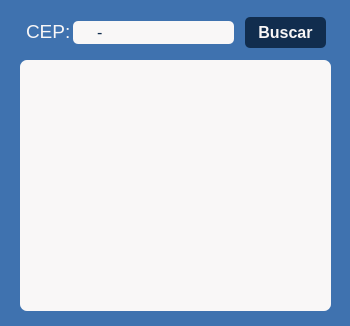
<?xml version="1.0" encoding="UTF-8"?>
<ui version="4.0">
 <class>MainWindow</class>
 <widget class="QMainWindow" name="MainWindow">
  <property name="geometry">
   <rect>
    <x>0</x>
    <y>0</y>
    <width>350</width>
    <height>326</height>
   </rect>
  </property>
  <property name="minimumSize">
   <size>
    <width>350</width>
    <height>326</height>
   </size>
  </property>
  <property name="maximumSize">
   <size>
    <width>350</width>
    <height>326</height>
   </size>
  </property>
  <property name="windowTitle">
   <string>Busca de CEP</string>
  </property>
  <property name="styleSheet">
   <string notr="true">background-color: #3F72AF;</string>
  </property>
  <widget class="QWidget" name="centralwidget">
   <widget class="QLabel" name="lbl_cep">
    <property name="geometry">
     <rect>
      <x>26</x>
      <y>16</y>
      <width>51</width>
      <height>31</height>
     </rect>
    </property>
    <property name="font">
     <font>
      <family>Arial</family>
      <pointsize>14</pointsize>
      <weight>50</weight>
      <bold>false</bold>
     </font>
    </property>
    <property name="styleSheet">
     <string notr="true">color: #F9F7F7;</string>
    </property>
    <property name="text">
     <string>CEP:</string>
    </property>
   </widget>
   <widget class="QLineEdit" name="input_cep">
    <property name="geometry">
     <rect>
      <x>73</x>
      <y>21</y>
      <width>161</width>
      <height>23</height>
     </rect>
    </property>
    <property name="font">
     <font>
      <family>Arial</family>
      <pointsize>12</pointsize>
      <weight>50</weight>
      <bold>false</bold>
     </font>
    </property>
    <property name="cursor">
     <cursorShape>IBeamCursor</cursorShape>
    </property>
    <property name="layoutDirection">
     <enum>Qt::LeftToRight</enum>
    </property>
    <property name="styleSheet">
     <string notr="true">background-color: #F9F7F7;
border-radius: 5px;
color: #112D4E;</string>
    </property>
    <property name="inputMask">
     <string>00000-000</string>
    </property>
    <property name="text">
     <string>-</string>
    </property>
    <property name="cursorPosition">
     <number>0</number>
    </property>
    <property name="dragEnabled">
     <bool>false</bool>
    </property>
    <property name="placeholderText">
     <string/>
    </property>
   </widget>
   <widget class="QPushButton" name="btn_buscar">
    <property name="geometry">
     <rect>
      <x>245</x>
      <y>17</y>
      <width>81</width>
      <height>31</height>
     </rect>
    </property>
    <property name="font">
     <font>
      <family>Arial</family>
      <pointsize>12</pointsize>
      <weight>75</weight>
      <bold>true</bold>
     </font>
    </property>
    <property name="cursor">
     <cursorShape>PointingHandCursor</cursorShape>
    </property>
    <property name="styleSheet">
     <string notr="true">*{background-color: #112D4E;
color: #F9F7F7;
border-radius: 5px;
}
:hover{
background-color: #DBE2EF;
color: #112D4E;
}</string>
    </property>
    <property name="text">
     <string>Buscar</string>
    </property>
    <property name="default">
     <bool>true</bool>
    </property>
   </widget>
   <widget class="QTextBrowser" name="resultado">
    <property name="geometry">
     <rect>
      <x>20</x>
      <y>60</y>
      <width>311</width>
      <height>251</height>
     </rect>
    </property>
    <property name="font">
     <font>
      <family>Arial</family>
      <pointsize>12</pointsize>
      <weight>50</weight>
      <bold>false</bold>
     </font>
    </property>
    <property name="styleSheet">
     <string notr="true">background-color: #F9F7F7;
border-radius: 7px;</string>
    </property>
    <property name="html">
     <string>&lt;!DOCTYPE HTML PUBLIC &quot;-//W3C//DTD HTML 4.0//EN&quot; &quot;http://www.w3.org/TR/REC-html40/strict.dtd&quot;&gt;
&lt;html&gt;&lt;head&gt;&lt;meta name=&quot;qrichtext&quot; content=&quot;1&quot; /&gt;&lt;style type=&quot;text/css&quot;&gt;
p, li { white-space: pre-wrap; }
&lt;/style&gt;&lt;/head&gt;&lt;body style=&quot; font-family:'Arial'; font-size:12pt; font-weight:400; font-style:normal;&quot;&gt;
&lt;p style=&quot;-qt-paragraph-type:empty; margin-top:0px; margin-bottom:0px; margin-left:0px; margin-right:0px; -qt-block-indent:0; text-indent:0px;&quot;&gt;&lt;br /&gt;&lt;/p&gt;&lt;/body&gt;&lt;/html&gt;</string>
    </property>
   </widget>
  </widget>
 </widget>
 <resources/>
 <connections/>
</ui>
